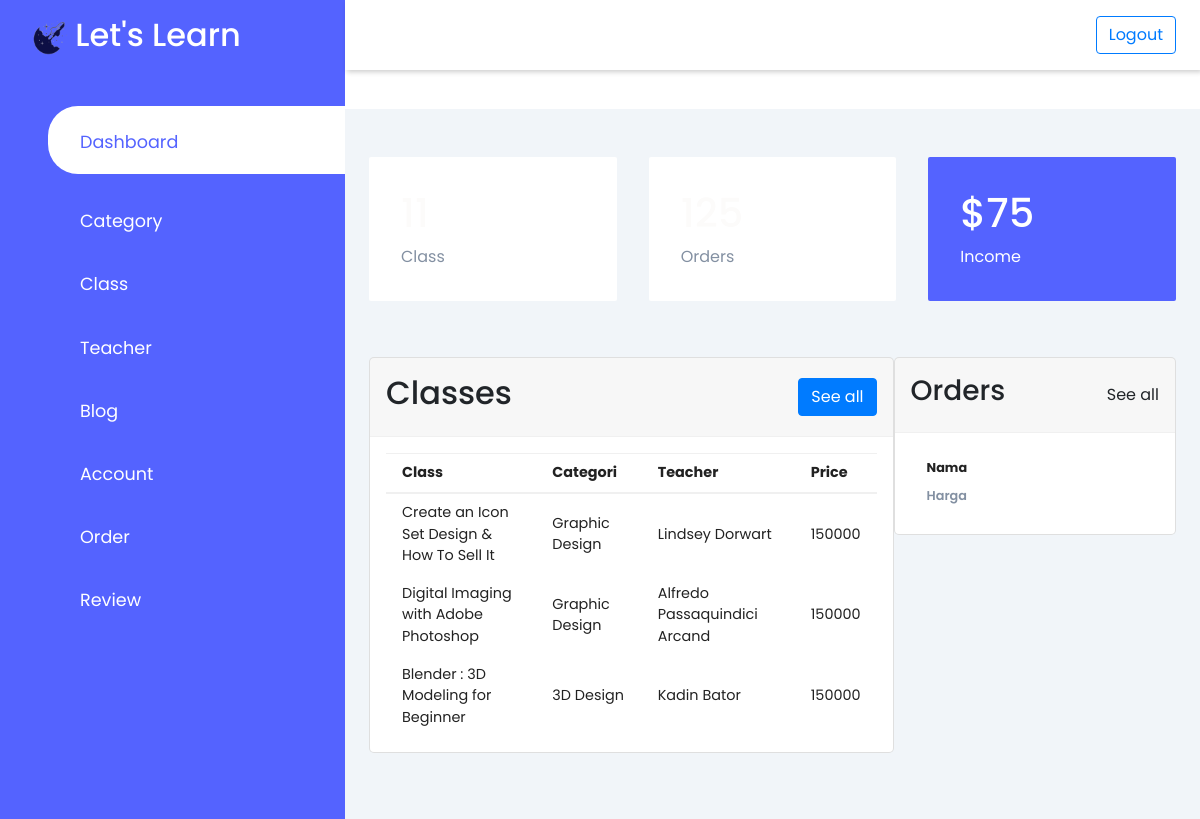
Page /back/index.php on the committed database.
### tables this page shows
CREATE TABLE `kelas` (
  `id_kelas` int(11) NOT NULL,
  `nama_kelas` varchar(100) NOT NULL,
  `id_guru` int(11) NOT NULL,
  `id_kategori` int(11) NOT NULL,
  `deskripsi` text NOT NULL,
  `tentang` text NOT NULL,
  `harga` varchar(50) NOT NULL,
  `thumbnail` varchar(255) NOT NULL
);

CREATE TABLE `kategori` (
  `id_kategori` int(11) NOT NULL,
  `kategori` text NOT NULL,
  `thumbnail` varchar(255) NOT NULL
);

CREATE TABLE `guru` (
  `id_guru` int(11) NOT NULL,
  `nama_guru` varchar(100) NOT NULL,
  `bio_guru` text NOT NULL,
  `pasphoto` varchar(255) NOT NULL
);

### back/dashboard.php (the view, shortened to what this page needs)
<div class="cards">
    <div class="card-single">
        <div>
            <h1>11</h1>
            <span>Class</span>
        </div>
    </div>
    <div class="card-single">
        <div>
            <h1>125</h1>
            <span>Orders</span>
        </div>
    </div>
    <div class="card-single">
        <div>
            <h1>$75</h1>
            <span>Income</span>
        </div>
    </div>
</div>
<div class="recent-grid">
    <div class="classes">
        <div class="card">
            <div class="card-header">
                <h2>Classes</h2>
                <a href="index.php?page=kelas" class="btn btn-primary">See all <span class="las la-arrow-right"></span></a>
            </div>
            <div class="card-body">
                <div class="table-responsive">
                    <table width="100%">
                        <thead>
                            <tr>
                                <td>Class</td>
                                <td>Categori</td>
                                <td>Teacher</td>
                                <td>Price</td>
                            </tr>
                        </thead>
                        <tbody>
                            <?php
                            $query = mysqli_query($koneksi, "SELECT * FROM kelas INNER JOIN guru on kelas.id_guru = guru.id_guru JOIN kategori on kelas.id_kategori = kategori.id_kategori LIMIT 5");
                            foreach($query as $data){
                            ?>
                            <tr>
                                <td><?= $data['nama_kelas'] ?></td>
                                <td><?= $data['kategori'] ?></td>
                                <td><?= $data['nama_guru'] ?></td>
                                <td><?= $data['harga'] ?></td>
                            </tr>
                            <?php
                            }
                            ?>
                        </tbody>
                    </table>
                </div>
            </div>
        </div>
    </div>
    <div class="orders">
        <div class="card">
            <div class="card-header">
                <h3>Orders</h3>
                <a>See all <span class="las la-arrow-right"></span></a>
            </div>
            <div class="card-body">
                <div class="customers">
                    <div>
                        <h4>Nama</h4>
                        <small>Harga</small>
                    </div>
                </div>
            </div>
        </div>
    </div>
</div>

### aset/css/style.css (style rules this page uses)
:root { --main-color:#5463ff; --color-dark:#2537ff; --text-grey: #8390A2; }
* { padding: 0; margin: 0; box-sizing: border-box; list-style-type: none; text-decoration: none; font-family: 'Poppins', sans-serif; }
.cards { display: grid; grid-template-columns: repeat(3,1fr); grid-gap: 2rem; margin-top: 1rem; }
.card-single { display: flex; justify-content: space-between; background: #fff; padding: 2rem; border-radius: 2px; }
.card-single div:first-child span { color: var(--text-grey); }
.card-single:last-child { background: var(--main-color); }
.card-single:last-child div:last-child span, .card-single:last-child div:first-child span, .card-single:last-child h1 { color: #fff; }
.recent-grid { margin-top: 3.5rem; display: grid; grid-template-columns: 65% auto; }
.card { background: #fff; border-radius: 5px; }
.card-header, .card-body { padding: 1rem; }
.card-header { display: flex; justify-content: space-between; align-items: center; border-bottom: 1px solid #f0f0f0; }
table { border-collapse: collapse; }
thead tr { border-top: 1px solid #f0f0f0; border-bottom: 2px solid #f0f0f0; }
thead td { font-weight: 700; }
td { padding: .5rem 1rem; font-size: .9rem; color: #222; }
.table-responsive { width: 100%; overflow-x: auto; }
.customers { display: flex; justify-content: space-between; align-items: center; padding: .7rem 1rem; }
.customers h4 { font-size: .8rem; font-weight: 700; color: #222; }
.customers small { font-weight: 600; color: var(--text-grey); }
h1 { color: #FCFBFA; }

### rows in the picture
kelas: nama_kelas "Create an Icon Set Design & How To Sell It", id_kategori.kategori "Graphic Design", id_guru.nama_guru "Lindsey Dorwart", harga "150000"
kelas: nama_kelas "Digital Imaging with Adobe Photoshop", id_kategori.kategori "Graphic Design", id_guru.nama_guru "Alfredo Passaquindici Arcand", harga "150000"
kelas: nama_kelas "Blender : 3D Modeling for Beginner", id_kategori.kategori "3D Design", id_guru.nama_guru "Kadin Bator", harga "150000"
